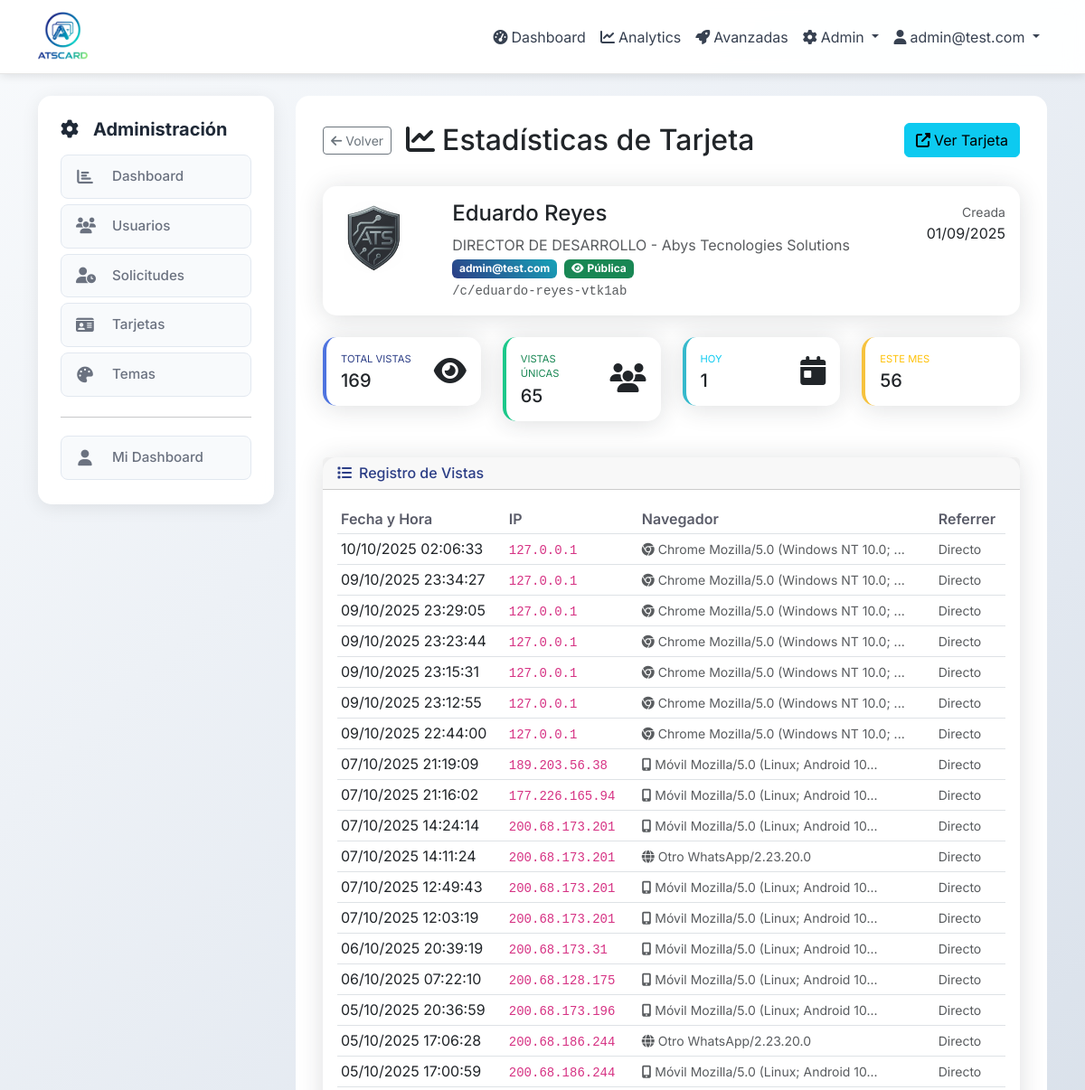
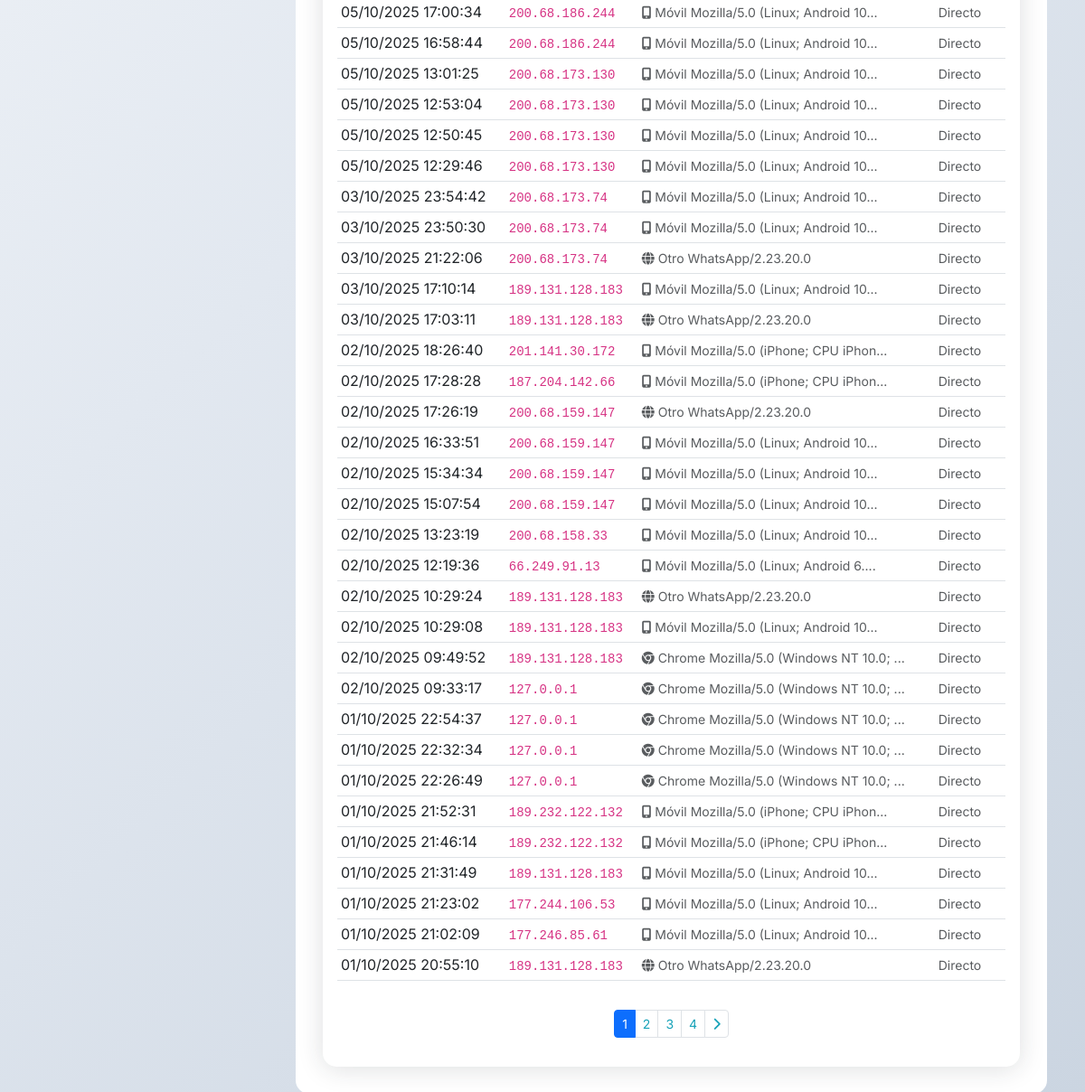
The page /admin/cards/8/views (signed in) on the database as committed earlier (2 pictures, top to bottom).
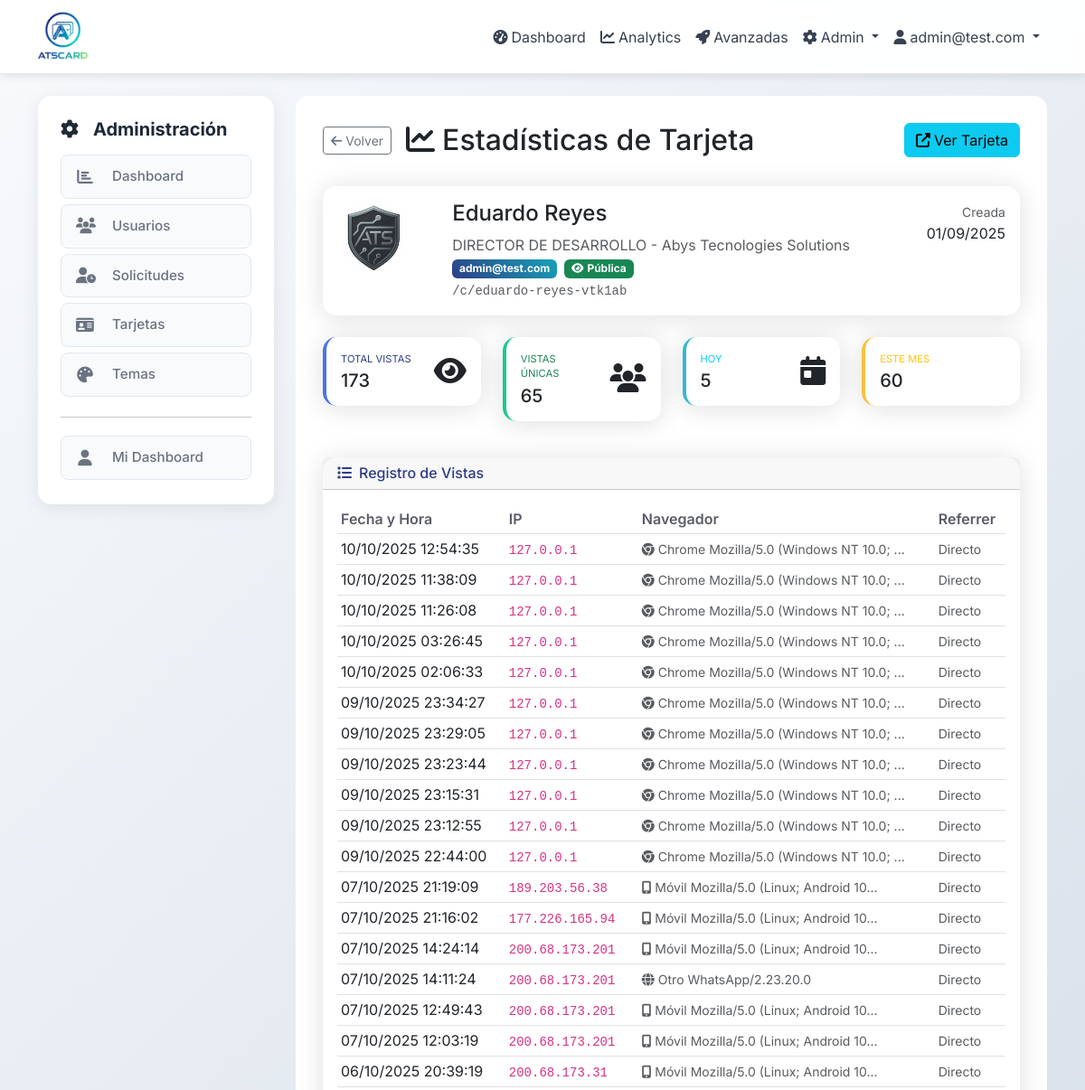
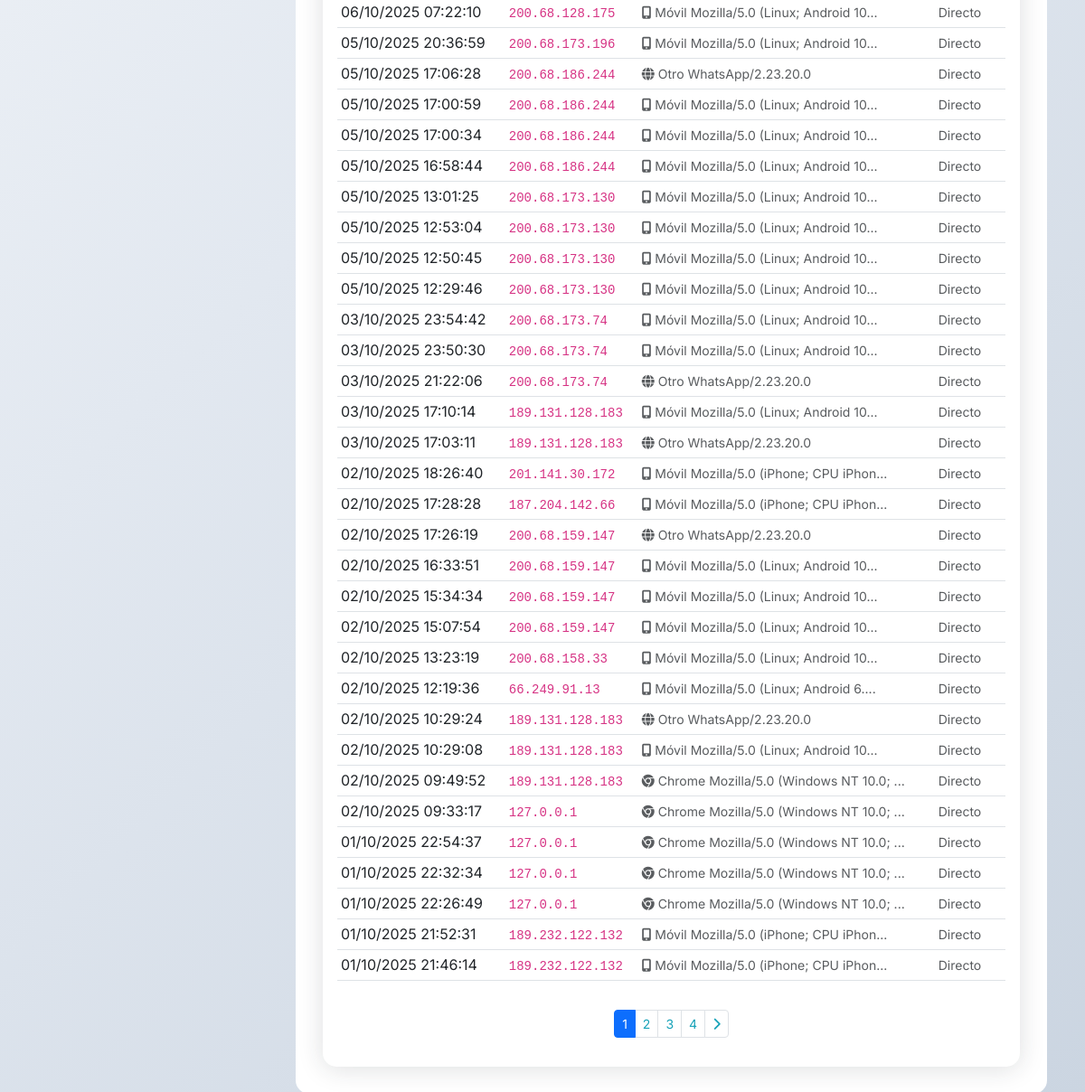
The same page on the database as committed later (2 pictures, top to bottom).
### app/models.py (models this page shows, shortened)
class CardView(db.Model):
    id = db.Column(db.Integer, primary_key=True)
    card_id = db.Column(db.Integer, db.ForeignKey('card.id'), nullable=False)
    ip_address = db.Column(db.String(45))  # IPv4 or IPv6
    user_agent = db.Column(db.String(500))
    referrer = db.Column(db.String(500))
    device_type = db.Column(db.String(20))  # mobile, tablet, desktop
    browser = db.Column(db.String(50))  # Chrome, Firefox, Safari, etc.
    platform = db.Column(db.String(50))  # windows, macos, linux, android, ios
    country = db.Column(db.String(100))  # User's country
    city = db.Column(db.String(100))  # User's city
    session_id = db.Column(db.String(100))  # Session tracking
    viewed_at = db.Column(db.DateTime, default=now_utc_for_db, index=True)
    card = db.relationship('Card', backref=db.backref('views', lazy='dynamic', cascade='all, delete-orphan'))

### app/admin/routes.py (the view)
@bp.route('/cards/<int:id>/views')
@login_required
@admin_required
def card_views(id):
    card = Card.query.get_or_404(id)
    page = request.args.get('page', 1, type=int)
    views = card.views.order_by(CardView.viewed_at.desc()).paginate(
        page=page, per_page=50, error_out=False
    )
    stats = {
        'total_views': card.get_total_views(),
        'unique_views': card.get_unique_views(),
        'views_today': card.get_views_today(),
        'views_this_month': card.get_views_this_month()
    }
    return render_template('admin/card_views.html', card=card, views=views, stats=stats)

### app/models.py (called while the page is built)
    def is_admin(self):
        return self.role == 'admin'

    def get_public_url(self):
        return f"/c/{self.slug}"

    def get_total_views(self):
        return self.views.count()

    def get_unique_views(self):
        from sqlalchemy import func
        return db.session.query(func.count(func.distinct(CardView.ip_address))).filter_by(card_id=self.id).scalar() or 0

    def get_views_today(self):
        start_utc, end_utc = get_date_range_utc(days=1)
        return self.views.filter(
            CardView.viewed_at >= start_utc,
            CardView.viewed_at <= end_utc
        ).count()

    def get_views_this_month(self):
        start_utc, end_utc = get_month_range_utc()
        return self.views.filter(
            CardView.viewed_at >= start_utc,
            CardView.viewed_at <= end_utc
        ).count()

    def get_avatar_path(self):
        if not self.theme:
            return self.avatar_path or self.avatar_square_path
        if self.theme.avatar_shape == 'rectangle':
            return self.avatar_rect_path or self.avatar_square_path or self.avatar_path
        else:
            return self.avatar_square_path or self.avatar_path or self.avatar_rect_path

### app/templates/admin/card_views.html (shortened to what the changed rows need)
{% extends "base.html" %}
{% block content %}
<div class="row">
    <div class="col-md-9">
        <div class="main-content">
            <div class="d-flex justify-content-between align-items-start mb-4">
                <div>
                    <div class="d-flex align-items-center mb-2">
                        <h2 class="mb-0">
                            <i class="fas fa-chart-line me-2"></i>Estadísticas de Tarjeta
                        </h2>
                    </div>
                </div>
            </div>
            <div class="row mb-4">
                <div class="col-lg-3 col-md-6 mb-3">
                    <div class="card border-left-primary">
                        <div class="card-body">
                            <div class="row no-gutters align-items-center">
                                <div class="col mr-2">
                                    <div class="text-xs font-weight-bold text-primary text-uppercase mb-1">
                                        Total Vistas
                                    </div>
                                    <div class="h5 mb-0 font-weight-bold text-gray-800">
                                        {{ stats.total_views }}
                                    </div>
                                </div>
                            </div>
                        </div>
                    </div>
                </div>
                <div class="col-lg-3 col-md-6 mb-3">
                    <div class="card border-left-info">
                        <div class="card-body">
                            <div class="row no-gutters align-items-center">
                                <div class="col mr-2">
                                    <div class="text-xs font-weight-bold text-info text-uppercase mb-1">
                                        Hoy
                                    </div>
                                    <div class="h5 mb-0 font-weight-bold text-gray-800">
                                        {{ stats.views_today }}
                                    </div>
                                </div>
                            </div>
                        </div>
                    </div>
                </div>
                <div class="col-lg-3 col-md-6 mb-3">
                    <div class="card border-left-warning">
                        <div class="card-body">
                            <div class="row no-gutters align-items-center">
                                <div class="col mr-2">
                                    <div class="text-xs font-weight-bold text-warning text-uppercase mb-1">
                                        Este Mes
                                    </div>
                                    <div class="h5 mb-0 font-weight-bold text-gray-800">
                                        {{ stats.views_this_month }}
                                    </div>
                                </div>
                            </div>
                        </div>
                    </div>
                </div>
            </div>
            <div class="card">
                <div class="card-body">
                    {% if views.items %}
                        <div class="table-responsive">
                            <table class="table table-sm">
                                <thead>
                                    <tr>
                                        <th>Fecha y Hora</th>
                                        <th>IP</th>
                                        <th>Navegador</th>
                                        <th>Referrer</th>
                                    </tr>
                                </thead>
                                <tbody>
                                    {% for view in views.items %}
                                    <tr>
                                        <td>
                                            {{ view.viewed_at|local_datetime('%d/%m/%Y %H:%M:%S') }}
                                        </td>
                                        <td>
                                            <code>{{ view.ip_address or 'N/A' }}</code>
                                        </td>
                                        <td>
                                            <small class="text-muted" title="{{ view.user_agent }}">
                                                {% if view.user_agent %}
                                                    {% if 'Mobile' in view.user_agent %}
                                                        <i class="fas fa-mobile-alt me-1"></i>Móvil
                                                    {% elif 'Chrome' in view.user_agent %}
                                                        <i class="fab fa-chrome me-1"></i>Chrome
                                                    {% elif 'Firefox' in view.user_agent %}
                                                        <i class="fab fa-firefox me-1"></i>Firefox
                                                    {% elif 'Safari' in view.user_agent %}
                                                        <i class="fab fa-safari me-1"></i>Safari
                                                    {% elif 'Edge' in view.user_agent %}
                                                        <i class="fab fa-edge me-1"></i>Edge
                                                    {% else %}
                                                        <i class="fas fa-globe me-1"></i>Otro
                                                    {% endif %}
                                                    {{ view.user_agent[:30] }}{% if view.user_agent|length > 30 %}...{% endif %}
                                                {% else %}
                                                    N/A
                                                {% endif %}
                                            </small>
                                        </td>
                                        <td>
                                            <small class="text-muted">
                                                {% if view.referrer %}
                                                    {{ view.referrer[:50] }}{% if view.referrer|length > 50 %}...{% endif %}
                                                {% else %}
                                                    Directo
                                                {% endif %}
                                            </small>
                                        </td>
                                    </tr>
                                    {% endfor %}
                                </tbody>
                            </table>
                        </div>
                        {% if views.pages > 1 %}
                        <nav aria-label="Page navigation" class="mt-3">
                            <ul class="pagination justify-content-center pagination-sm">
                                {% for page_num in views.iter_pages() %}
                                    {% if page_num %}
                                        {% if page_num != views.page %}
                                            <li class="page-item">
                                                <a class="page-link" href="{{ url_for('admin.card_views', id=card.id, page=page_num) }}">{{ page_num }}</a>
                                            </li>
                                        {% else %}
                                            <li class="page-item active">
                                                <span class="page-link">{{ page_num }}</span>
                                            </li>
                                        {% endif %}
                                    {% else %}
                                        <li class="page-item disabled">
                                            <span class="page-link">…</span>
                                        </li>
                                    {% endif %}
                                {% endfor %}
                            </ul>
                        </nav>
                        {% endif %}
                    {% else %}
                        <div class="text-center py-4">
                            <i class="fas fa-chart-line fa-3x text-muted mb-3"></i>
                            <h6>Sin vistas registradas</h6>
                            <p class="text-muted mb-0">Esta tarjeta aún no ha sido vista por nadie.</p>
                        </div>
                    {% endif %}
                </div>
            </div>
        </div>
    </div>
</div>
{% endblock %}

Rows that differ between the two databases and show on the page:
no longer on this page (row unchanged): CardView: viewed_at|local_datetime "01/10/2025 21:31:49", ip_address "189.131.128.183", shows "Móvil", user_agent "Mozilla/5.0 (Linux; Android 10", shows "Directo"
no longer on this page (row unchanged): CardView: viewed_at|local_datetime "01/10/2025 21:23:02", ip_address "177.244.106.53", shows "Móvil", user_agent "Mozilla/5.0 (Linux; Android 10", shows "Directo"
no longer on this page (row unchanged): CardView: viewed_at|local_datetime "01/10/2025 21:02:09", ip_address "177.246.85.61", shows "Móvil", user_agent "Mozilla/5.0 (Linux; Android 10", shows "Directo"
no longer on this page (row unchanged): CardView: viewed_at|local_datetime "01/10/2025 20:55:10", ip_address "189.131.128.183", shows "Otro", user_agent "WhatsApp/2.23.20.0", shows "Directo"
added CardView: viewed_at|local_datetime "10/10/2025 12:54:35", ip_address "127.0.0.1", shows "Chrome", user_agent "Mozilla/5.0 (Windows NT 10.0;", shows "Directo"
added CardView: viewed_at|local_datetime "10/10/2025 11:38:09", ip_address "127.0.0.1", shows "Chrome", user_agent "Mozilla/5.0 (Windows NT 10.0;", shows "Directo"
added CardView: viewed_at|local_datetime "10/10/2025 11:26:08", ip_address "127.0.0.1", shows "Chrome", user_agent "Mozilla/5.0 (Windows NT 10.0;", shows "Directo"
added CardView: viewed_at|local_datetime "10/10/2025 03:26:45", ip_address "127.0.0.1", shows "Chrome", user_agent "Mozilla/5.0 (Windows NT 10.0;", shows "Directo"
Other text that changed with them:
{{ stats.total_views }}: "169" → "173"
{{ stats.views_today }}: "1" → "5"
{{ stats.views_this_month }}: "56" → "60"
